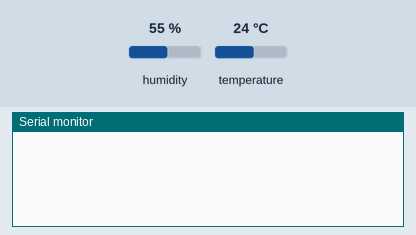
Recording of a sketch running on a simulated ESP8266 (NodeMCU). Parts: the last lines printed to the serial monitor. The inputs (shaded band) are chosen by the test bench; at power-on: humidity 55 %, temperature 24 °C. WiFi joins after 1.5 s; servers stay silent unless stated.

Above: at 3.0 s.
3.1 s: humidity set to 22 %
At 4.8 s:
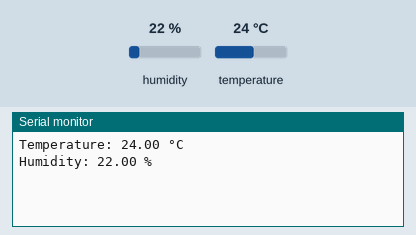
5.3 s: temperature set to 12 °C
At 6.6 s:
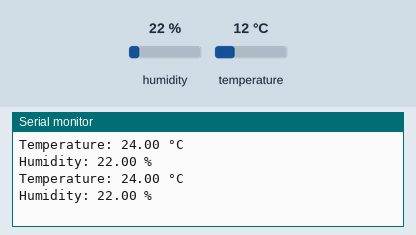
6.8 s: humidity set to 40 %
At 9.1 s:
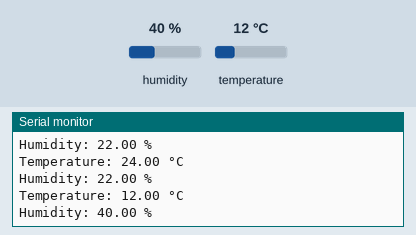

The sketch:

TEMP_SENS_USING_BLINK.ino
```cpp
#define BLYNK_TEMPLATE_ID "TMPL3llJmUeZQ"
#define BLYNK_TEMPLATE_NAME "DHT"
#define BLYNK_AUTH_TOKEN "3lAD-O8meSNIdIs_ft-MDuOVLMKAhwmk"

#include <ESP8266WiFi.h>
#include <BlynkSimpleEsp8266.h>
#include <DHT.h>

// WiFi Name and Password
char ssid[] = "OPPO A79 5G";
char pass[] = "9480075080";

// DHT Sensor setup
#define DHTPIN D4
#define DHTTYPE DHT11

DHT dht(DHTPIN, DHTTYPE);

BlynkTimer timer;

// Function to send sensor data
void sendSensor()
{
  float h = dht.readHumidity();
  float t = dht.readTemperature();

  // Check if reading failed
  if (isnan(h) || isnan(t))
  {
    Serial.println("Failed to read from DHT sensor!");
    return;
  }

  // Print on Serial Monitor
  Serial.print("Temperature: ");
  Serial.print(t);
  Serial.println(" °C");

  Serial.print("Humidity: ");
  Serial.print(h);
  Serial.println(" %");

  // Send to Blynk
  Blynk.virtualWrite(V0, t);
  Blynk.virtualWrite(V1, h);
}

void setup()
{
  Serial.begin(115200);

  dht.begin();

  Blynk.begin(BLYNK_AUTH_TOKEN, ssid, pass);

  // Send data every 2 seconds
  timer.setInterval(2000L, sendSensor);
}

void loop()
{
  Blynk.run();
  timer.run();
}
```

Measured:
- after the input at 3.1 s, the serial monitor: prints a new line after 0.73 s (image 1)
- after the input at 6.8 s, the serial monitor: prints a new line after 1.0 s (image 3)
